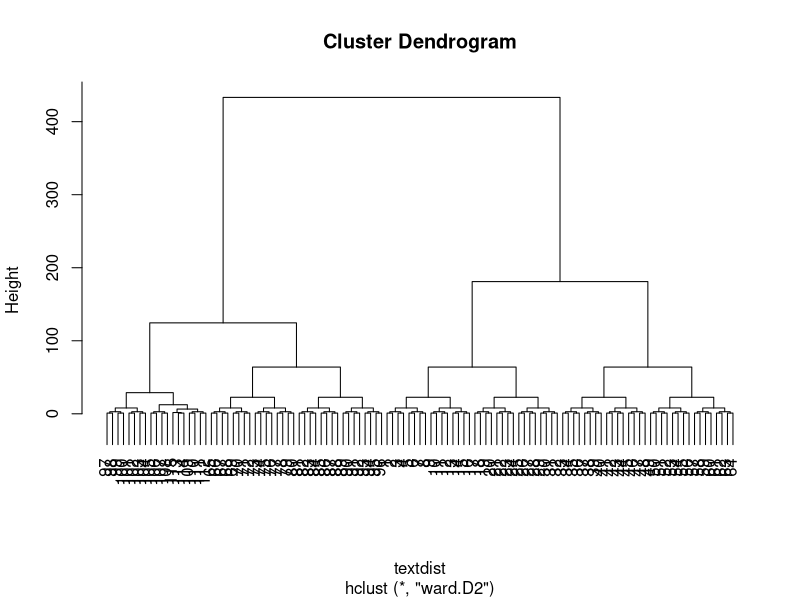

Recreate this plot in R.
setwd('C:/Users/madha/Desktop/BigDataAnalytics/chapters')
getwd()
install.packages("tm")
library("tm")
text = VCorpus(DirSource(".",ignore.case = TRUE,mode = "text"))
str(text)
text
# Extracting text ffrom corpus
text_data = text[[1]]
text_data
#Chapter one number of lines
text_data[1]

#A document term matrix (DTM) is one of the most common formats for representing a text corpus (i.e. a collection of texts) in a bag-of-words format.

#A DTM is a matrix in which rows are documents, columns are terms, and cells indicate how often each term occurred in each document.

#The advantage of this representation is that it allows the data to be analyzed with vector and matrix algebra, effectively moving from text to numbers.
#DTM
dtm = DocumentTermMatrix(text)
dtm

#The output signifies that DTM has 10 entries which has over 5145 terms which have appeared at least once.

#Now you are removing those terms which don't appear too often in your data. We will remove any element that doesn't appear in atleast 3% of the entries (or documents).
sparse = removeSparseTerms(dtm, 0.79)
sparse
inspect(dtm)
str(dtm)
#Term document matrix::
tdm = TermDocumentMatrix(text_data)
tdm
sparse = removeSparseTerms(tdm, 0.09)#to make the sparsityof the document 0 
sparse

inspect(tdm)



#Let us make a dataframe
text_df = data.frame(text_data[1])
text_df

#to remove punctuation

removePunctuation(text_data)
removeNumbers(text_data)


removepunct = function(x) gsub("[^[:alpha:][:space:]]*","",x)
removepunct

textcl = tm_map(text,content_transformer(removepunct))

textcl[[1]]

#removed characters from 9687 to 9362 removed 325

#lower case removal
text_Low<-tm_map(textcl, tm::content_transformer(tolower))
tm ::inspect(text_Low)

tm::inspect(text_Low[[1]])
#stopwords
mystopwords = c(tm::stopwords("english"))
mystopwords
str(text_data)

text_stop = tm::tm_map(text_Low,tm::removeWords,mystopwords)
tm::inspect(text_stop[[1]])
#from 7439 it has come down to 6951


textstop_TDM = tm::TermDocumentMatrix(text_stop)
textstop_TDM

freq_terms= tm::findFreqTerms(textstop_TDM,lowfreq = 6)
freq_terms

texttf = tm::termFreq(text_stop[[1]])
texttf

tm::inspect(textstop_TDM)




#dendrogram

textdf = as.data.frame((textstop_TDM[[1]]))
textdist = dist(textdf)
textdg   = hclust(textdist,method = "ward.D2")
str(textdg)
plot(textdg)
